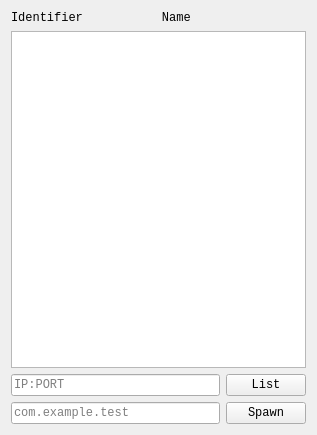
<?xml version="1.0" encoding="UTF-8"?>
<ui version="4.0">
 <class>SpawnDialogUi</class>
 <widget class="QDialog" name="SpawnDialogUi">
  <property name="geometry">
   <rect>
    <x>0</x>
    <y>0</y>
    <width>317</width>
    <height>435</height>
   </rect>
  </property>
  <property name="font">
   <font>
    <family>Courier New</family>
   </font>
  </property>
  <property name="windowTitle">
   <string>App List</string>
  </property>
  <layout class="QGridLayout" name="gridLayout">
   <item row="1" column="0" colspan="2">
    <widget class="QTextBrowser" name="appListBrowser"/>
   </item>
   <item row="3" column="1">
    <widget class="QPushButton" name="spawnBtn">
     <property name="maximumSize">
      <size>
       <width>16777215</width>
       <height>25</height>
      </size>
     </property>
     <property name="focusPolicy">
      <enum>Qt::NoFocus</enum>
     </property>
     <property name="text">
      <string>Spawn</string>
     </property>
    </widget>
   </item>
   <item row="3" column="0">
    <widget class="QLineEdit" name="spawnTargetIdInput">
     <property name="maximumSize">
      <size>
       <width>16777215</width>
       <height>25</height>
      </size>
     </property>
     <property name="focusPolicy">
      <enum>Qt::StrongFocus</enum>
     </property>
     <property name="text">
      <string/>
     </property>
     <property name="placeholderText">
      <string>com.example.test</string>
     </property>
    </widget>
   </item>
   <item row="0" column="0" colspan="2">
    <widget class="QLabel" name="appListLabel">
     <property name="text">
      <string>Identifier           Name</string>
     </property>
    </widget>
   </item>
   <item row="2" column="0">
    <widget class="QLineEdit" name="remoteAddrInput">
     <property name="enabled">
      <bool>true</bool>
     </property>
     <property name="maximumSize">
      <size>
       <width>16777215</width>
       <height>25</height>
      </size>
     </property>
     <property name="focusPolicy">
      <enum>Qt::StrongFocus</enum>
     </property>
     <property name="text">
      <string/>
     </property>
     <property name="frame">
      <bool>true</bool>
     </property>
     <property name="placeholderText">
      <string>IP:PORT</string>
     </property>
    </widget>
   </item>
   <item row="2" column="1">
    <widget class="QPushButton" name="appListBtn">
     <property name="maximumSize">
      <size>
       <width>16777215</width>
       <height>25</height>
      </size>
     </property>
     <property name="focusPolicy">
      <enum>Qt::NoFocus</enum>
     </property>
     <property name="text">
      <string>List</string>
     </property>
    </widget>
   </item>
  </layout>
 </widget>
 <resources/>
 <connections/>
</ui>
